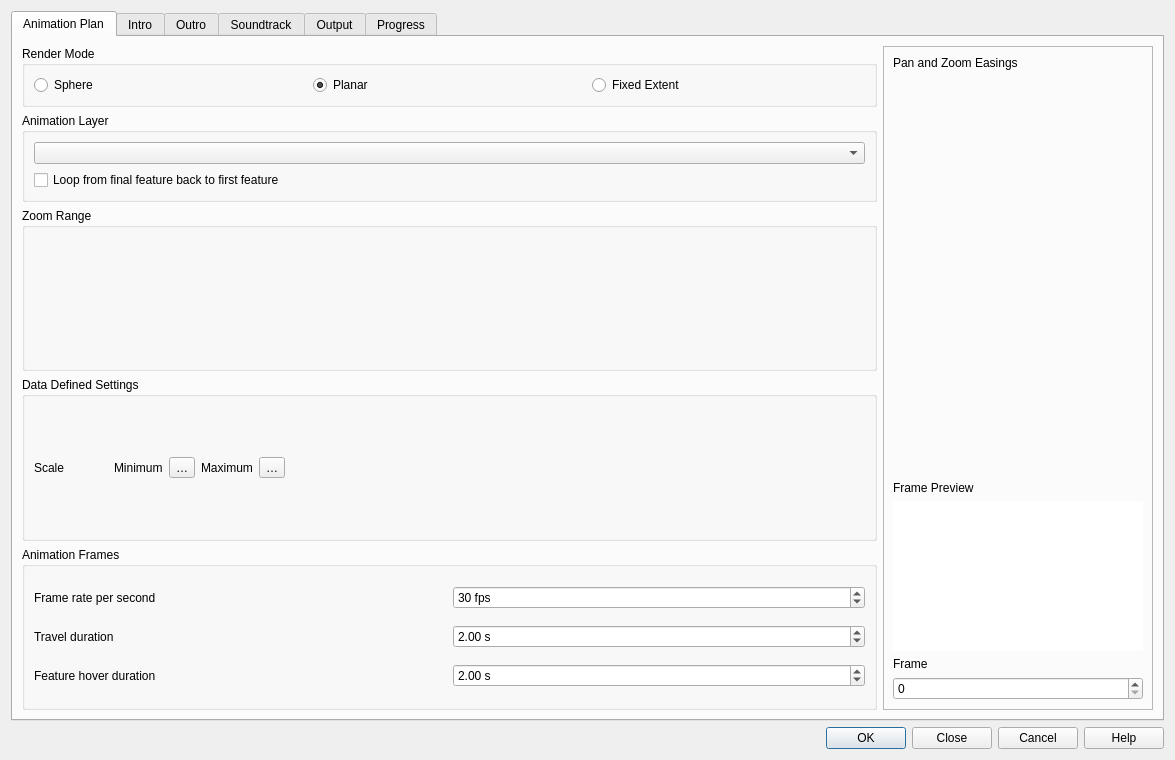
<?xml version="1.0" encoding="UTF-8"?>
<ui version="4.0">
 <class>animation_workbench_base</class>
 <widget class="QDialog" name="animation_workbench_base">
  <property name="geometry">
   <rect>
    <x>0</x>
    <y>0</y>
    <width>1175</width>
    <height>760</height>
   </rect>
  </property>
  <property name="windowTitle">
   <string>Dialog</string>
  </property>
  <layout class="QGridLayout" name="gridLayout_4">
   <item row="0" column="0">
    <widget class="QTabWidget" name="main_tab">
     <property name="currentIndex">
      <number>0</number>
     </property>
     <widget class="QWidget" name="animation_plan_tab">
      <attribute name="title">
       <string>Animation Plan</string>
      </attribute>
      <layout class="QGridLayout" name="gridLayout_6">
       <item row="0" column="0">
        <widget class="QGroupBox" name="render_mode_group">
         <property name="toolTip">
          <string>The render mode determines the behaviour and type of the animation.
For 'Sphere' the coordinate reference system (CRS) will
be manipulated to create a spinning globe effect.
For 'Plane', the CRS will not be altered, but will pan and
zoom to each point.</string>
         </property>
         <property name="title">
          <string>Render Mode</string>
         </property>
         <layout class="QGridLayout" name="gridLayout">
          <item row="0" column="0">
           <widget class="QRadioButton" name="radio_sphere">
            <property name="text">
             <string>Sphere</string>
            </property>
           </widget>
          </item>
          <item row="0" column="1">
           <widget class="QRadioButton" name="radio_planar">
            <property name="text">
             <string>Planar</string>
            </property>
            <property name="checked">
             <bool>true</bool>
            </property>
           </widget>
          </item>
          <item row="0" column="2">
           <widget class="QRadioButton" name="radio_extent">
            <property name="text">
             <string>Fixed Extent</string>
            </property>
           </widget>
          </item>
         </layout>
        </widget>
       </item>
       <item row="0" column="1" rowspan="3">
        <widget class="QFrame" name="easings_frame">
         <property name="sizePolicy">
          <sizepolicy hsizetype="Minimum" vsizetype="Preferred">
           <horstretch>0</horstretch>
           <verstretch>0</verstretch>
          </sizepolicy>
         </property>
         <property name="maximumSize">
          <size>
           <width>550</width>
           <height>16777215</height>
          </size>
         </property>
         <property name="frameShape">
          <enum>QFrame::StyledPanel</enum>
         </property>
         <property name="frameShadow">
          <enum>QFrame::Raised</enum>
         </property>
         <layout class="QGridLayout" name="gridLayout_18">
          <item row="4" column="0">
           <widget class="QLabel" name="preview_label">
            <property name="sizePolicy">
             <sizepolicy hsizetype="Minimum" vsizetype="Minimum">
              <horstretch>0</horstretch>
              <verstretch>0</verstretch>
             </sizepolicy>
            </property>
            <property name="text">
             <string>Frame Preview</string>
            </property>
           </widget>
          </item>
          <item row="5" column="0">
           <widget class="QLabel" name="user_defined_preview">
            <property name="sizePolicy">
             <sizepolicy hsizetype="Minimum" vsizetype="Minimum">
              <horstretch>0</horstretch>
              <verstretch>0</verstretch>
             </sizepolicy>
            </property>
            <property name="minimumSize">
             <size>
              <width>250</width>
              <height>150</height>
             </size>
            </property>
            <property name="maximumSize">
             <size>
              <width>500</width>
              <height>300</height>
             </size>
            </property>
            <property name="styleSheet">
             <string notr="true">background: white;</string>
            </property>
            <property name="text">
             <string/>
            </property>
            <property name="scaledContents">
             <bool>true</bool>
            </property>
           </widget>
          </item>
          <item row="0" column="0">
           <widget class="QLabel" name="label_easings">
            <property name="sizePolicy">
             <sizepolicy hsizetype="Minimum" vsizetype="Preferred">
              <horstretch>0</horstretch>
              <verstretch>0</verstretch>
             </sizepolicy>
            </property>
            <property name="text">
             <string>Pan and Zoom Easings</string>
            </property>
           </widget>
          </item>
          <item row="2" column="0">
           <widget class="EasingPreview" name="zoom_easing_widget" native="true">
            <property name="sizePolicy">
             <sizepolicy hsizetype="Minimum" vsizetype="Minimum">
              <horstretch>0</horstretch>
              <verstretch>0</verstretch>
             </sizepolicy>
            </property>
            <property name="minimumSize">
             <size>
              <width>250</width>
              <height>150</height>
             </size>
            </property>
            <property name="maximumSize">
             <size>
              <width>500</width>
              <height>300</height>
             </size>
            </property>
           </widget>
          </item>
          <item row="7" column="0">
           <widget class="QSpinBox" name="preview_frame_spin">
            <property name="maximum">
             <number>999999999</number>
            </property>
           </widget>
          </item>
          <item row="6" column="0">
           <widget class="QLabel" name="preview_number_label">
            <property name="sizePolicy">
             <sizepolicy hsizetype="Minimum" vsizetype="Minimum">
              <horstretch>0</horstretch>
              <verstretch>0</verstretch>
             </sizepolicy>
            </property>
            <property name="text">
             <string>Frame</string>
            </property>
           </widget>
          </item>
          <item row="1" column="0">
           <widget class="EasingPreview" name="pan_easing_widget" native="true">
            <property name="sizePolicy">
             <sizepolicy hsizetype="Minimum" vsizetype="Minimum">
              <horstretch>0</horstretch>
              <verstretch>0</verstretch>
             </sizepolicy>
            </property>
            <property name="minimumSize">
             <size>
              <width>250</width>
              <height>150</height>
             </size>
            </property>
            <property name="maximumSize">
             <size>
              <width>500</width>
              <height>300</height>
             </size>
            </property>
           </widget>
          </item>
          <item row="3" column="0">
           <spacer name="verticalSpacer_2">
            <property name="orientation">
             <enum>Qt::Vertical</enum>
            </property>
            <property name="sizeHint" stdset="0">
             <size>
              <width>20</width>
              <height>40</height>
             </size>
            </property>
           </spacer>
          </item>
         </layout>
        </widget>
       </item>
       <item row="1" column="0">
        <widget class="QGroupBox" name="animation_layer_group">
         <property name="title">
          <string>Animation Layer</string>
         </property>
         <layout class="QGridLayout" name="gridLayout_2">
          <item row="0" column="0" colspan="2">
           <widget class="QgsMapLayerComboBox" name="layer_combo">
            <property name="allowEmptyLayer" stdset="0">
             <bool>true</bool>
            </property>
           </widget>
          </item>
          <item row="1" column="0">
           <widget class="QCheckBox" name="check_loop_features">
            <property name="toolTip">
             <string>If checked, an extra travel stage from the final
feature back to the first feature
will be added, resulting in a seamless
looping animation.</string>
            </property>
            <property name="text">
             <string>Loop from final feature back to first feature</string>
            </property>
           </widget>
          </item>
         </layout>
        </widget>
       </item>
       <item row="2" column="0">
        <widget class="QStackedWidget" name="settings_stack">
         <property name="currentIndex">
          <number>0</number>
         </property>
         <widget class="QWidget" name="non_fixed_extent_settings">
          <layout class="QGridLayout" name="gridLayout_15">
           <property name="margin">
            <number>0</number>
           </property>
           <property name="spacing">
            <number>6</number>
           </property>
           <item row="1" column="0">
            <widget class="QGroupBox" name="zoom_range_group">
             <property name="enabled">
              <bool>true</bool>
             </property>
             <property name="toolTip">
              <string>The scale range that the animation should
move through. The smallest scale will be
the zenith of the animation when it zooms
out while travelling between points, and the
largest scale will be the scale used when
we arrive at each point.</string>
             </property>
             <property name="title">
              <string>Zoom Range</string>
             </property>
             <layout class="QGridLayout" name="gridLayout_10">
              <item row="0" column="0">
               <widget class="QgsScaleRangeWidget" name="scale_range" native="true">
                <property name="focusPolicy">
                 <enum>Qt::StrongFocus</enum>
                </property>
               </widget>
              </item>
             </layout>
            </widget>
           </item>
           <item row="3" column="0">
            <widget class="QGroupBox" name="animation_frames_group">
             <property name="title">
              <string>Animation Frames</string>
             </property>
             <layout class="QGridLayout" name="gridLayout_8">
              <item row="2" column="0">
               <widget class="QLabel" name="hover_frames_label">
                <property name="text">
                 <string>Feature hover duration</string>
                </property>
               </widget>
              </item>
              <item row="1" column="0">
               <widget class="QLabel" name="feature_frames_label">
                <property name="text">
                 <string>Travel duration</string>
                </property>
               </widget>
              </item>
              <item row="0" column="1">
               <widget class="QSpinBox" name="framerate_spin">
                <property name="toolTip">
                 <string>When writing to video or gif,
how many frames per second to use.</string>
                </property>
                <property name="suffix">
                 <string> fps</string>
                </property>
                <property name="value">
                 <number>30</number>
                </property>
               </widget>
              </item>
              <item row="0" column="0">
               <widget class="QLabel" name="label">
                <property name="text">
                 <string>Frame rate per second</string>
                </property>
               </widget>
              </item>
              <item row="1" column="1">
               <widget class="QDoubleSpinBox" name="travel_duration_spin">
                <property name="toolTip">
                 <string>This is the number of seconds that the animation will take during animation from one feature to the next.</string>
                </property>
                <property name="suffix">
                 <string> s</string>
                </property>
                <property name="maximum">
                 <double>999999999.000000000000000</double>
                </property>
                <property name="value">
                 <double>2.000000000000000</double>
                </property>
               </widget>
              </item>
              <item row="2" column="1">
               <widget class="QDoubleSpinBox" name="hover_duration_spin">
                <property name="toolTip">
                 <string>This is the number of seconds that the animation will hover over each feature.</string>
                </property>
                <property name="suffix">
                 <string> s</string>
                </property>
                <property name="maximum">
                 <double>9999999999.000000000000000</double>
                </property>
                <property name="value">
                 <double>2.000000000000000</double>
                </property>
               </widget>
              </item>
             </layout>
            </widget>
           </item>
           <item row="2" column="0">
            <widget class="QGroupBox" name="groupBox_2">
             <property name="title">
              <string>Data Defined Settings</string>
             </property>
             <layout class="QGridLayout" name="gridLayout_17" columnstretch="0,0,0,0,0,0,1">
              <item row="0" column="4">
               <widget class="QLabel" name="mCoordYLabel">
                <property name="sizePolicy">
                 <sizepolicy hsizetype="Maximum" vsizetype="Preferred">
                  <horstretch>0</horstretch>
                  <verstretch>0</verstretch>
                 </sizepolicy>
                </property>
                <property name="text">
                 <string>Maximum</string>
                </property>
               </widget>
              </item>
              <item row="0" column="5">
               <widget class="QgsPropertyOverrideButton" name="scale_max_dd_btn">
                <property name="text">
                 <string>…</string>
                </property>
               </widget>
              </item>
              <item row="0" column="0">
               <widget class="QLabel" name="mCoordXLabel">
                <property name="sizePolicy">
                 <sizepolicy hsizetype="Maximum" vsizetype="Preferred">
                  <horstretch>0</horstretch>
                  <verstretch>0</verstretch>
                 </sizepolicy>
                </property>
                <property name="text">
                 <string>Scale </string>
                </property>
               </widget>
              </item>
              <item row="0" column="2">
               <widget class="QLabel" name="mCoordXLabel_2">
                <property name="sizePolicy">
                 <sizepolicy hsizetype="Maximum" vsizetype="Preferred">
                  <horstretch>0</horstretch>
                  <verstretch>0</verstretch>
                 </sizepolicy>
                </property>
                <property name="text">
                 <string>Minimum</string>
                </property>
               </widget>
              </item>
              <item row="0" column="3">
               <widget class="QgsPropertyOverrideButton" name="scale_min_dd_btn">
                <property name="text">
                 <string>…</string>
                </property>
               </widget>
              </item>
              <item row="0" column="1">
               <spacer name="horizontalSpacer_6">
                <property name="orientation">
                 <enum>Qt::Horizontal</enum>
                </property>
                <property name="sizeHint" stdset="0">
                 <size>
                  <width>40</width>
                  <height>20</height>
                 </size>
                </property>
               </spacer>
              </item>
              <item row="0" column="6">
               <spacer name="horizontalSpacer_7">
                <property name="orientation">
                 <enum>Qt::Horizontal</enum>
                </property>
                <property name="sizeHint" stdset="0">
                 <size>
                  <width>40</width>
                  <height>20</height>
                 </size>
                </property>
               </spacer>
              </item>
             </layout>
            </widget>
           </item>
          </layout>
         </widget>
         <widget class="QWidget" name="fixed_extent_settings">
          <layout class="QGridLayout" name="gridLayout_16">
           <item row="0" column="0">
            <widget class="QLabel" name="extent_label">
             <property name="text">
              <string>Extent</string>
             </property>
            </widget>
           </item>
           <item row="1" column="0" colspan="2">
            <widget class="QWidget" name="extent_widget_container" native="true"/>
           </item>
           <item row="2" column="0">
            <widget class="QLabel" name="extent_frames_label">
             <property name="text">
              <string>Frames</string>
             </property>
            </widget>
           </item>
           <item row="2" column="1">
            <widget class="QSpinBox" name="extent_frames_spin">
             <property name="maximum">
              <number>9000000</number>
             </property>
             <property name="singleStep">
              <number>30</number>
             </property>
            </widget>
           </item>
           <item row="3" column="1">
            <spacer name="verticalSpacer">
             <property name="orientation">
              <enum>Qt::Vertical</enum>
             </property>
             <property name="sizeHint" stdset="0">
              <size>
               <width>20</width>
               <height>117</height>
              </size>
             </property>
            </spacer>
           </item>
          </layout>
         </widget>
        </widget>
       </item>
      </layout>
     </widget>
     <widget class="QWidget" name="intro_tab">
      <attribute name="title">
       <string>Intro</string>
      </attribute>
      <layout class="QGridLayout" name="gridLayout_7">
       <item row="1" column="0">
        <widget class="MediaListWidget" name="intro_media" native="true">
         <property name="sizePolicy">
          <sizepolicy hsizetype="Preferred" vsizetype="MinimumExpanding">
           <horstretch>0</horstretch>
           <verstretch>0</verstretch>
          </sizepolicy>
         </property>
        </widget>
       </item>
       <item row="0" column="0">
        <widget class="QLabel" name="intro_label">
         <property name="sizePolicy">
          <sizepolicy hsizetype="Preferred" vsizetype="Minimum">
           <horstretch>0</horstretch>
           <verstretch>0</verstretch>
          </sizepolicy>
         </property>
         <property name="text">
          <string>Intro Media: Add images and movies for the intro section of the generated movie here.
For images you can set a duration for each (in seconds).
You can drag and drop items in the list to change the play order.</string>
         </property>
         <property name="alignment">
          <set>Qt::AlignLeading|Qt::AlignLeft|Qt::AlignTop</set>
         </property>
         <property name="wordWrap">
          <bool>true</bool>
         </property>
        </widget>
       </item>
      </layout>
     </widget>
     <widget class="QWidget" name="outro_tab">
      <attribute name="title">
       <string>Outro</string>
      </attribute>
      <layout class="QGridLayout" name="gridLayout_14">
       <item row="0" column="0">
        <widget class="QLabel" name="outro_label">
         <property name="sizePolicy">
          <sizepolicy hsizetype="Preferred" vsizetype="Minimum">
           <horstretch>0</horstretch>
           <verstretch>0</verstretch>
          </sizepolicy>
         </property>
         <property name="text">
          <string>Outro Media: Add images and movies for the outro section of the generated movie here.
For images you can set a duration for each (in seconds).
You can drag and drop items in the list to change the play order.</string>
         </property>
         <property name="alignment">
          <set>Qt::AlignLeading|Qt::AlignLeft|Qt::AlignTop</set>
         </property>
         <property name="wordWrap">
          <bool>true</bool>
         </property>
        </widget>
       </item>
       <item row="1" column="0">
        <widget class="MediaListWidget" name="outro_media" native="true">
         <property name="sizePolicy">
          <sizepolicy hsizetype="Preferred" vsizetype="MinimumExpanding">
           <horstretch>0</horstretch>
           <verstretch>0</verstretch>
          </sizepolicy>
         </property>
        </widget>
       </item>
      </layout>
     </widget>
     <widget class="QWidget" name="soundtrack_tab">
      <attribute name="title">
       <string>Soundtrack</string>
      </attribute>
      <layout class="QGridLayout" name="gridLayout_12">
       <item row="0" column="0">
        <widget class="QLabel" name="music_label">
         <property name="sizePolicy">
          <sizepolicy hsizetype="Preferred" vsizetype="Minimum">
           <horstretch>0</horstretch>
           <verstretch>0</verstretch>
          </sizepolicy>
         </property>
         <property name="text">
          <string>Music: Add sound files (.mp3 or .wav) to play during the generated movie.
The cumulative length of your soundtracks should be as long or longer than your movie, including the intro/outro sections.
If the soundtrack is longer than the movie it will be truncated when the movie ends.
You can drag and drop items in the list to change the play order.</string>
         </property>
         <property name="wordWrap">
          <bool>true</bool>
         </property>
        </widget>
       </item>
       <item row="2" column="0">
        <widget class="MediaListWidget" name="music_media" native="true">
         <property name="sizePolicy">
          <sizepolicy hsizetype="Preferred" vsizetype="MinimumExpanding">
           <horstretch>0</horstretch>
           <verstretch>0</verstretch>
          </sizepolicy>
         </property>
        </widget>
       </item>
      </layout>
     </widget>
     <widget class="QWidget" name="output_tab">
      <attribute name="title">
       <string>Output</string>
      </attribute>
      <layout class="QGridLayout" name="gridLayout_24">
       <item row="0" column="0" colspan="3">
        <widget class="QGroupBox" name="output_options_group">
         <property name="toolTip">
          <string>Select which output format you would like.
Regardless of which you choose, a folder
of images will be created, one image per frame.
For the GIF export to work, you will
need to have the ImageMagick 'convert'  application
available on your system. For the MP4 option to work,
you need to have the 'ffmpeg' application on
your system.</string>
         </property>
         <property name="title">
          <string>Output Options</string>
         </property>
         <layout class="QGridLayout" name="gridLayout_5">
          <item row="1" column="0">
           <widget class="QRadioButton" name="radio_gif">
            <property name="text">
             <string>Animated GIF</string>
            </property>
           </widget>
          </item>
          <item row="0" column="0" colspan="2">
           <widget class="QCheckBox" name="reuse_cache">
            <property name="toolTip">
             <string>Will not erase cached images on disk
and will resume processing from last cached image.</string>
            </property>
            <property name="text">
             <string>Re-use cached images where possible</string>
            </property>
           </widget>
          </item>
          <item row="1" column="1">
           <widget class="QRadioButton" name="rad_movie">
            <property name="text">
             <string>Movie (MP4)</string>
            </property>
            <property name="checked">
             <bool>true</bool>
            </property>
           </widget>
          </item>
          <item row="2" column="0">
           <spacer name="verticalSpacer_3">
            <property name="orientation">
             <enum>Qt::Vertical</enum>
            </property>
            <property name="sizeHint" stdset="0">
             <size>
              <width>20</width>
              <height>40</height>
             </size>
            </property>
           </spacer>
          </item>
         </layout>
        </widget>
       </item>
       <item row="1" column="0">
        <widget class="QLabel" name="movie_file_label">
         <property name="text">
          <string>File</string>
         </property>
        </widget>
       </item>
       <item row="1" column="1">
        <widget class="QLineEdit" name="movie_file_edit">
         <property name="toolTip">
          <string>The output folder will be populated with
all of the frames of the animation, and
the GIF or MP4 as selected above.</string>
         </property>
        </widget>
       </item>
       <item row="1" column="2">
        <widget class="QToolButton" name="movie_file_button">
         <property name="text">
          <string>...</string>
         </property>
        </widget>
       </item>
      </layout>
     </widget>
     <widget class="QWidget" name="progress_tab">
      <attribute name="title">
       <string>Progress</string>
      </attribute>
      <layout class="QGridLayout" name="gridLayout_25">
       <item row="0" column="1">
        <widget class="QGroupBox" name="progress_group">
         <property name="title">
          <string>Progress</string>
         </property>
         <layout class="QGridLayout" name="gridLayout_3">
          <item row="0" column="0">
           <widget class="QLCDNumber" name="total_tasks_lcd">
            <property name="sizePolicy">
             <sizepolicy hsizetype="Minimum" vsizetype="MinimumExpanding">
              <horstretch>0</horstretch>
              <verstretch>0</verstretch>
             </sizepolicy>
            </property>
           </widget>
          </item>
          <item row="0" column="2">
           <widget class="QLCDNumber" name="completed_tasks_lcd">
            <property name="sizePolicy">
             <sizepolicy hsizetype="Minimum" vsizetype="MinimumExpanding">
              <horstretch>0</horstretch>
              <verstretch>0</verstretch>
             </sizepolicy>
            </property>
           </widget>
          </item>
          <item row="1" column="0">
           <widget class="QLabel" name="total_tasks_label">
            <property name="sizePolicy">
             <sizepolicy hsizetype="Preferred" vsizetype="Preferred">
              <horstretch>0</horstretch>
              <verstretch>0</verstretch>
             </sizepolicy>
            </property>
            <property name="text">
             <string>Total Tasks</string>
            </property>
            <property name="alignment">
             <set>Qt::AlignHCenter|Qt::AlignTop</set>
            </property>
           </widget>
          </item>
          <item row="1" column="2">
           <widget class="QLabel" name="completed_tasks_label">
            <property name="sizePolicy">
             <sizepolicy hsizetype="Preferred" vsizetype="Preferred">
              <horstretch>0</horstretch>
              <verstretch>0</verstretch>
             </sizepolicy>
            </property>
            <property name="text">
             <string>Completed Tasks</string>
            </property>
            <property name="alignment">
             <set>Qt::AlignHCenter|Qt::AlignTop</set>
            </property>
           </widget>
          </item>
          <item row="2" column="0">
           <widget class="QLCDNumber" name="remaining_features_lcd">
            <property name="sizePolicy">
             <sizepolicy hsizetype="Minimum" vsizetype="MinimumExpanding">
              <horstretch>0</horstretch>
              <verstretch>0</verstretch>
             </sizepolicy>
            </property>
           </widget>
          </item>
          <item row="2" column="1">
           <widget class="QLCDNumber" name="active_lcd">
            <property name="sizePolicy">
             <sizepolicy hsizetype="Minimum" vsizetype="MinimumExpanding">
              <horstretch>0</horstretch>
              <verstretch>0</verstretch>
             </sizepolicy>
            </property>
           </widget>
          </item>
          <item row="2" column="2">
           <widget class="QLCDNumber" name="completed_features_lcd">
            <property name="sizePolicy">
             <sizepolicy hsizetype="Minimum" vsizetype="MinimumExpanding">
              <horstretch>0</horstretch>
              <verstretch>0</verstretch>
             </sizepolicy>
            </property>
           </widget>
          </item>
          <item row="3" column="0">
           <widget class="QLabel" name="remaining_features_label">
            <property name="text">
             <string>Remaining Features</string>
            </property>
            <property name="alignment">
             <set>Qt::AlignHCenter|Qt::AlignTop</set>
            </property>
           </widget>
          </item>
          <item row="3" column="1">
           <widget class="QLabel" name="active_label">
            <property name="text">
             <string>Active Tasks</string>
            </property>
            <property name="alignment">
             <set>Qt::AlignHCenter|Qt::AlignTop</set>
            </property>
           </widget>
          </item>
          <item row="3" column="2">
           <widget class="QLabel" name="completed_label">
            <property name="text">
             <string>Features Completed</string>
            </property>
            <property name="alignment">
             <set>Qt::AlignHCenter|Qt::AlignTop</set>
            </property>
           </widget>
          </item>
          <item row="0" column="1">
           <widget class="QWidget" name="widget" native="true"/>
          </item>
          <item row="1" column="1">
           <widget class="QWidget" name="widget_2" native="true"/>
          </item>
         </layout>
        </widget>
       </item>
       <item row="1" column="1">
        <widget class="QGroupBox" name="logs_group">
         <property name="title">
          <string>Logs</string>
         </property>
         <layout class="QGridLayout" name="gridLayout_21">
          <item row="0" column="0">
           <widget class="QTextEdit" name="output_log_text_edit">
            <property name="sizePolicy">
             <sizepolicy hsizetype="Expanding" vsizetype="MinimumExpanding">
              <horstretch>0</horstretch>
              <verstretch>0</verstretch>
             </sizepolicy>
            </property>
            <property name="html">
             <string>&lt;!DOCTYPE HTML PUBLIC &quot;-//W3C//DTD HTML 4.0//EN&quot; &quot;http://www.w3.org/TR/REC-html40/strict.dtd&quot;&gt;
&lt;html&gt;&lt;head&gt;&lt;meta name=&quot;qrichtext&quot; content=&quot;1&quot; /&gt;&lt;style type=&quot;text/css&quot;&gt;
p, li { white-space: pre-wrap; }
&lt;/style&gt;&lt;/head&gt;&lt;body style=&quot; font-family:'Cantarell'; font-size:11pt; font-weight:400; font-style:normal;&quot;&gt;
&lt;p style=&quot;-qt-paragraph-type:empty; margin-top:0px; margin-bottom:0px; margin-left:0px; margin-right:0px; -qt-block-indent:0; text-indent:0px;&quot;&gt;&lt;br /&gt;&lt;/p&gt;&lt;/body&gt;&lt;/html&gt;</string>
            </property>
           </widget>
          </item>
         </layout>
        </widget>
       </item>
       <item row="0" column="0" rowspan="2">
        <widget class="QStackedWidget" name="preview_stack">
         <property name="currentIndex">
          <number>0</number>
         </property>
         <widget class="QWidget" name="preview_page">
          <layout class="QGridLayout" name="gridLayout_9">
           <item row="1" column="0" colspan="2">
            <widget class="QLabel" name="current_frame_preview">
             <property name="sizePolicy">
              <sizepolicy hsizetype="MinimumExpanding" vsizetype="MinimumExpanding">
               <horstretch>0</horstretch>
               <verstretch>0</verstretch>
              </sizepolicy>
             </property>
             <property name="minimumSize">
              <size>
               <width>250</width>
               <height>150</height>
              </size>
             </property>
             <property name="maximumSize">
              <size>
               <width>9999999</width>
               <height>999999</height>
              </size>
             </property>
             <property name="text">
              <string/>
             </property>
             <property name="scaledContents">
              <bool>true</bool>
             </property>
             <property name="alignment">
              <set>Qt::AlignCenter</set>
             </property>
            </widget>
           </item>
           <item row="0" column="0">
            <widget class="QLabel" name="frame_preview_label">
             <property name="text">
              <string>Frame Preview</string>
             </property>
            </widget>
           </item>
          </layout>
         </widget>
         <widget class="QWidget" name="video_page">
          <layout class="QGridLayout" name="gridLayout_11">
           <item row="0" column="0">
            <widget class="QLabel" name="video_preview_label">
             <property name="sizePolicy">
              <sizepolicy hsizetype="Preferred" vsizetype="Minimum">
               <horstretch>0</horstretch>
               <verstretch>0</verstretch>
              </sizepolicy>
             </property>
             <property name="text">
              <string>Video Preview</string>
             </property>
            </widget>
           </item>
           <item row="1" column="0" colspan="2">
            <widget class="QWidget" name="video_preview_widget" native="true">
             <property name="sizePolicy">
              <sizepolicy hsizetype="Preferred" vsizetype="MinimumExpanding">
               <horstretch>0</horstretch>
               <verstretch>0</verstretch>
              </sizepolicy>
             </property>
            </widget>
           </item>
           <item row="2" column="0">
            <widget class="QToolButton" name="play_button">
             <property name="text">
              <string>&gt;</string>
             </property>
            </widget>
           </item>
           <item row="2" column="1">
            <widget class="QSlider" name="video_slider">
             <property name="orientation">
              <enum>Qt::Horizontal</enum>
             </property>
            </widget>
           </item>
          </layout>
         </widget>
        </widget>
       </item>
       <item row="2" column="0" colspan="2">
        <widget class="QProgressBar" name="progress_bar">
         <property name="value">
          <number>24</number>
         </property>
        </widget>
       </item>
      </layout>
     </widget>
    </widget>
   </item>
   <item row="1" column="0">
    <widget class="QDialogButtonBox" name="button_box">
     <property name="orientation">
      <enum>Qt::Horizontal</enum>
     </property>
     <property name="standardButtons">
      <set>QDialogButtonBox::Cancel|QDialogButtonBox::Close|QDialogButtonBox::Help|QDialogButtonBox::Ok</set>
     </property>
    </widget>
   </item>
  </layout>
 </widget>
 <customwidgets>
  <customwidget>
   <class>QgsMapLayerComboBox</class>
   <extends>QComboBox</extends>
   <header>qgsmaplayercombobox.h</header>
  </customwidget>
  <customwidget>
   <class>QgsPropertyOverrideButton</class>
   <extends>QToolButton</extends>
   <header>qgspropertyoverridebutton.h</header>
  </customwidget>
  <customwidget>
   <class>QgsScaleRangeWidget</class>
   <extends>QWidget</extends>
   <header>qgsscalerangewidget.h</header>
  </customwidget>
  <customwidget>
   <class>EasingPreview</class>
   <extends>QWidget</extends>
   <header>animation_workbench.easing_preview</header>
   <container>1</container>
  </customwidget>
  <customwidget>
   <class>MediaListWidget</class>
   <extends>QWidget</extends>
   <header>animation_workbench.media_list_widget</header>
   <container>1</container>
  </customwidget>
 </customwidgets>
 <tabstops>
  <tabstop>scale_range</tabstop>
  <tabstop>radio_sphere</tabstop>
  <tabstop>radio_planar</tabstop>
  <tabstop>travel_duration_spin</tabstop>
  <tabstop>hover_duration_spin</tabstop>
  <tabstop>reuse_cache</tabstop>
  <tabstop>radio_gif</tabstop>
  <tabstop>rad_movie</tabstop>
 </tabstops>
 <resources/>
 <connections/>
</ui>
